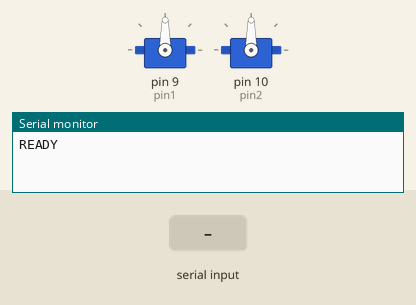
Simulated run of this sketch. Board: Arduino Uno, built with avr-gcc and run on an emulated ATmega328P. Parts: 2 × servo, the last lines printed to the serial monitor. Inputs (shaded band) come from the test bench.

Above: at 4.8 s.
4.9 s: "2\n" received over Serial
At 6.2 s:
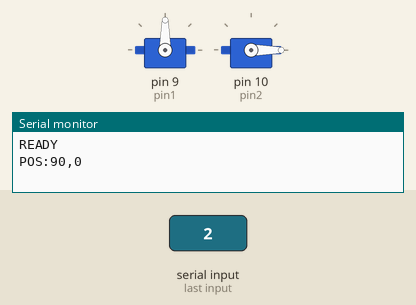
7.3 s: "1\n" received over Serial
At 9.3 s:
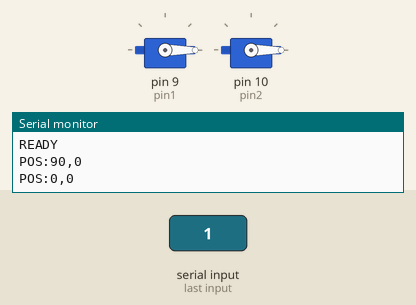
9.8 s: "1,90\n" received over Serial
At 10.4 s:
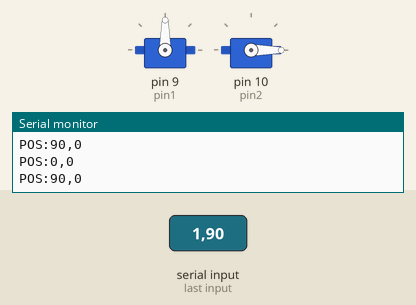
Timing chart, 0 to 12.8 s (numbered marks = the images above; inputs shaded):
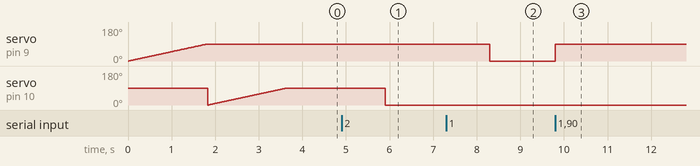

Measured:
- after the input at 4.9 s, servo on pin 10 (pin2): 90° → 0° after 1.0 s
- after the input at 7.3 s, servo on pin 9 (pin1): 90° → 0° after 1.0 s
- after the input at 9.8 s, servo on pin 9 (pin1): 0° → 90° at once

The sketch:

fd.ino
```cpp
#include <Servo.h>

Servo servo1;
Servo servo2;

const int pin1 = 9;
const int pin2 = 10;

int pos1 = 90;
int pos2 = 90;

void setup() {
  servo1.attach(pin1, 500, 2500);
  servo2.attach(pin2, 500, 2500);
  Serial.begin(115200);

  // 初期位置にゆっくり移動
  int startPos = 0;
  int stepDelay = 20; // 各ステップ間の遅延（ミリ秒）

  for (int angle = startPos; angle <= pos1; angle++) {
    servo1.write(angle);
    delay(stepDelay);
  }

  for (int angle = startPos; angle <= pos2; angle++) {
    servo2.write(angle);
    delay(stepDelay);
  }

  Serial.println("READY");
}

void loop() {
  if (Serial.available() > 0) {
    int servoID = Serial.parseInt();
    int targetAngle = Serial.parseInt();

    while (Serial.available() > 0) {
      Serial.read();
    }

    if (targetAngle < 0 || targetAngle > 180) {
      Serial.println("ERROR");
      return;
    }

    if (servoID == 1) {
      servo1.write(targetAngle);
      pos1 = targetAngle;
      Serial.print("POS:");
      Serial.print(pos1);
      Serial.print(",");
      Serial.println(pos2);
    } else if (servoID == 2) {
      servo2.write(targetAngle);
      pos2 = targetAngle;
      Serial.print("POS:");
      Serial.print(pos1);
      Serial.print(",");
      Serial.println(pos2);
    } else if (servoID == 0) {
      Serial.print("POS:");
      Serial.print(pos1);
      Serial.print(",");
      Serial.println(pos2);
    } else {
      Serial.println("ERROR");
    }
  }
}
```
